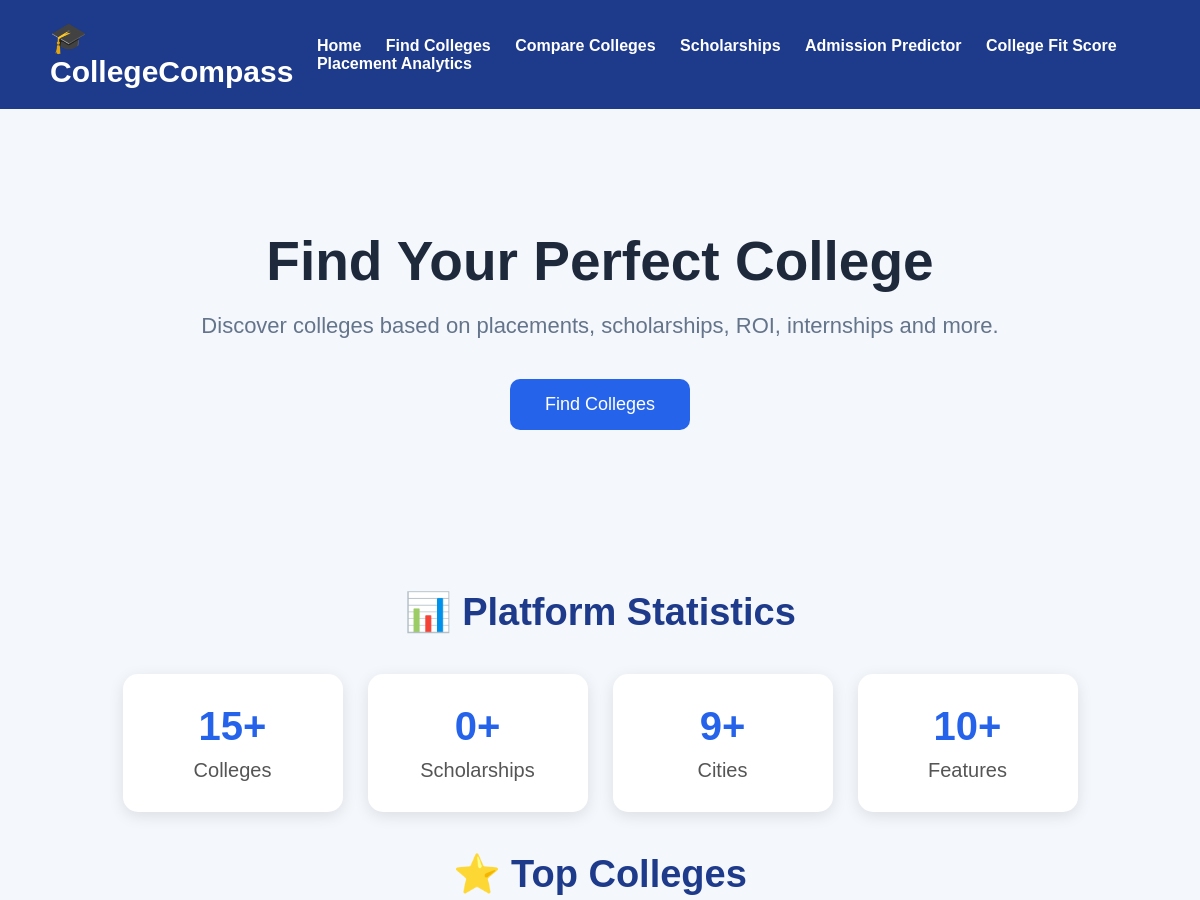
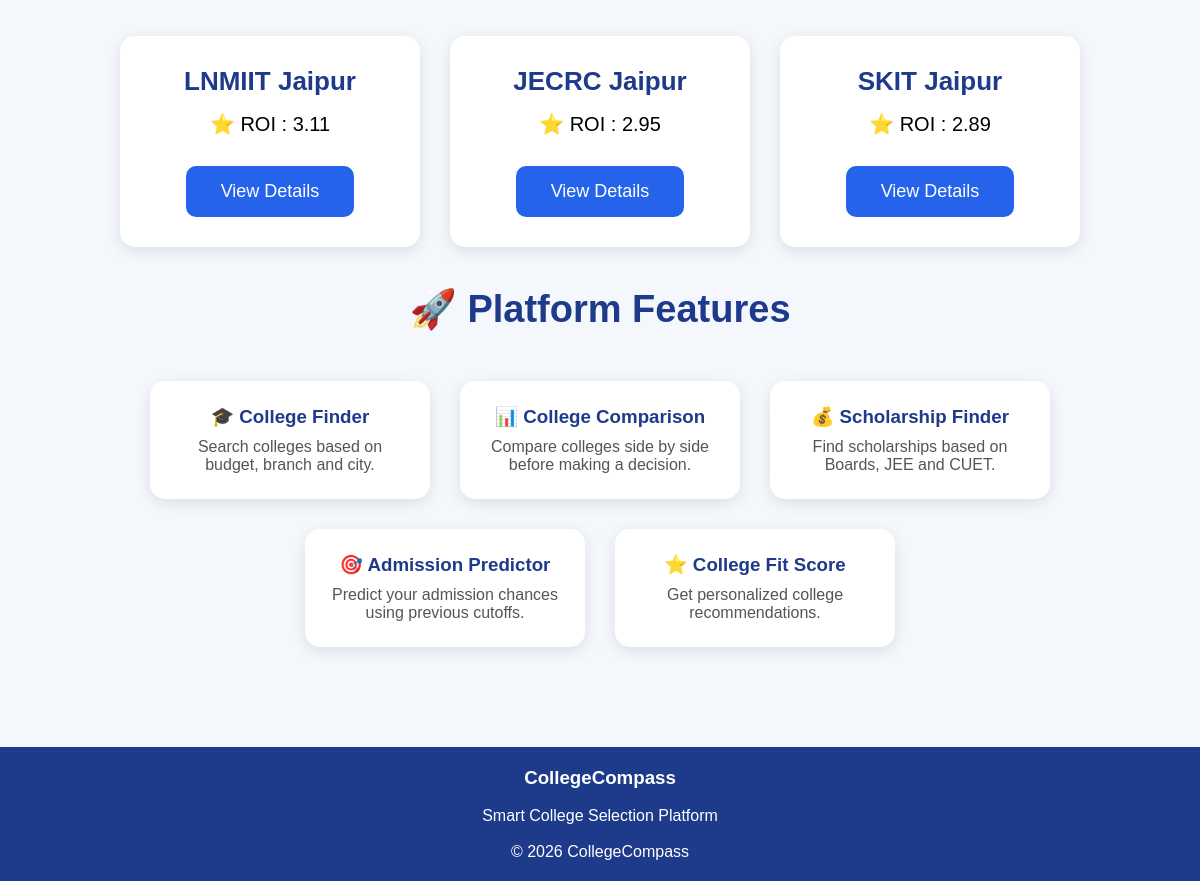
The page / on the database its author committed (2 pictures, top to bottom).
### tables this page shows
CREATE TABLE colleges(
    id INTEGER PRIMARY KEY AUTOINCREMENT,
    name TEXT,
    city TEXT,
    course TEXT,
    branch TEXT,
    fees INTEGER,
    avg_package REAL,
    highest_package TEXT,
    placement TEXT,
    roi REAL
);

### app.py (the view)
@app.route("/")
def home():
    conn = sqlite3.connect("college.db")
    cursor = conn.cursor()
    cursor.execute("SELECT COUNT(*) FROM colleges")
    total_colleges = cursor.fetchone()[0]
    cursor.execute("SELECT COUNT(*) FROM scholarships")
    total_scholarships = cursor.fetchone()[0]
    cursor.execute("SELECT COUNT(DISTINCT city) FROM colleges")
    total_cities = cursor.fetchone()[0]
    cursor.execute("""
    SELECT id, name, roi
    FROM colleges
    ORDER BY roi DESC
    LIMIT 3
    """)
    top_colleges = cursor.fetchall()
    conn.close()
    return render_template(
    "index.html",
    total_colleges=total_colleges,
    total_scholarships=total_scholarships,
    total_cities=total_cities,
    top_colleges=top_colleges
)

### templates/index.html (shortened to what this page needs)
<!DOCTYPE html>
<html>
<head>
</head>
<body>
    <nav>
        <h2>🎓 CollegeCompass</h2>
        <div>
            <a href="/">Home</a>
            <a href="/colleges">Find Colleges</a>
            <a href="/compare">Compare Colleges</a>
            <a href="/scholarships">Scholarships</a>
            <a href="/predictor">Admission Predictor</a>
            <a href="/fit-score">College Fit Score</a>
            <a href="/placement">Placement Analytics</a>
        </div>
    </nav>
    <div class="hero">
        <h1>Find Your Perfect College</h1>
        <p>
            Discover colleges based on placements,
            scholarships, ROI, internships and more.
        </p>
        <a href="/colleges" class="btn">
            Find Colleges
        </a>
    </div>
    <h2 class="section-title">📊 Platform Statistics</h2>
    <div class="stats">
        <div class="stat-card">
            <h2>{{ total_colleges }}+</h2>
            <p>Colleges</p>
        </div>
        <div class="stat-card">
            <h2>{{ total_scholarships }}+</h2>
            <p>Scholarships</p>
        </div>
        <div class="stat-card">
            <h2>{{ total_cities }}+</h2>
            <p>Cities</p>
        </div>
        <div class="stat-card">
            <h2>10+</h2>
            <p>Features</p>
        </div>
    </div>
    <h2 class="section-title">⭐ Top Colleges</h2>
    <div class="top-colleges">
        {% for college in top_colleges %}
        <div class="top-card">
            <h3>{{ college[1] }}</h3>
            <p>⭐ ROI : {{ college[2] }}</p>
            <a href="/college/{{ college[0] }}" class="btn">
                View Details
            </a>
        </div>
        {% endfor %}
    </div>
    <h2 class="section-title">🚀 Platform Features</h2>
    <div class="features">
        <a href="/colleges" class="feature-link">
            <div class="card">
                <h3>🎓 College Finder</h3>
                <p>
                    Search colleges based on budget,
                    branch and city.
                </p>
            </div>
        </a>
        <a href="/compare" class="feature-link">
            <div class="card">
                <h3>📊 College Comparison</h3>
                <p>
                    Compare colleges side by side
                    before making a decision.
                </p>
            </div>
        </a>
        <a href="/scholarships" class="feature-link">
            <div class="card">
                <h3>💰 Scholarship Finder</h3>
                <p>
                    Find scholarships based on
                    Boards, JEE and CUET.
                </p>
            </div>
        </a>
        <a href="/predictor" class="feature-link">
            <div class="card">
                <h3>🎯 Admission Predictor</h3>
                <p>
                    Predict your admission chances
                    using previous cutoffs.
                </p>
            </div>
        </a>
        <a href="/fit-score" class="feature-link">
            <div class="card">
                <h3>⭐ College Fit Score</h3>
                <p>
                    Get personalized college
                    recommendations.
                </p>
            </div>
        </a>
    </div>
    <footer>
        <h3>CollegeCompass</h3>
        <br>
        <p>
            Smart College Selection Platform
        </p>
        <br>
        <p>
            © 2026 CollegeCompass
        </p>
    </footer>
</body>

### templates/index.html (style rules this page uses)
* { margin:0; padding:0; box-sizing:border-box; font-family:Arial,sans-serif; scroll-behavior:smooth; }
body { background:#f4f7fc; }
nav { background:#1e3a8a; color:white; padding:20px 50px; display:flex; justify-content:space-between; align-items:center; }
nav h2 { font-size:30px; }
nav a { color:white; text-decoration:none; margin-left:20px; font-weight:bold; transition:.3s; }
.hero { text-align:center; padding:120px 20px; }
.hero h1 { font-size:55px; color:#1e293b; margin-bottom:20px; }
.hero p { font-size:22px; color:#64748b; margin-bottom:40px; }
.btn { display:inline-block; background:#2563eb; color:white; text-decoration:none; padding:15px 35px; border-radius:10px; font-size:18px; transition:.3s; }
.section-title { text-align:center; color:#1e3a8a; font-size:38px; margin-top:40px; }
.stats { width:90%; margin:40px auto; display:flex; justify-content:center; gap:25px; flex-wrap:wrap; }
.stat-card { width:220px; background:white; padding:30px; text-align:center; border-radius:15px; box-shadow:0 4px 15px rgba(0,0,0,.1); transition:.3s; }
.stat-card h2 { color:#2563eb; font-size:40px; margin-bottom:10px; }
.stat-card p { color:#555; font-size:20px; }
.top-colleges { width:90%; margin:40px auto; display:flex; justify-content:center; gap:30px; flex-wrap:wrap; }
.top-card { width:300px; background:white; padding:30px; border-radius:15px; text-align:center; box-shadow:0 4px 15px rgba(0,0,0,.1); transition:.3s; }
.top-card h3 { color:#1e3a8a; margin-bottom:15px; font-size:26px; }
.top-card p { font-size:20px; margin-bottom:20px; }
.top-card .btn { margin-top:10px; }
.features { display:flex; justify-content:center; gap:30px; padding:50px; flex-wrap:wrap; }
.feature-link { text-decoration:none; color:inherit; }
.card { width:280px; background:white; padding:25px; border-radius:15px; text-align:center; box-shadow:0 4px 15px rgba(0,0,0,.1); transition:.3s; }
.card h3 { color:#1e3a8a; margin-bottom:10px; }
.card p { color:#555; }
footer { margin-top:50px; background:#1e3a8a; color:white; text-align:center; padding:20px; }
html { scroll-behavior:smooth; }
.card, .top-card, .stat-card { transition:.35s; }

### rows shown on the page
colleges: name "LNMIIT Jaipur", roi "3.11"
colleges: name "JECRC Jaipur", roi "2.95"
colleges: name "SKIT Jaipur", roi "2.89"

### other values the page prints
{{ total_colleges }} "15"
{{ total_scholarships }} "0"
{{ total_cities }} "9"
